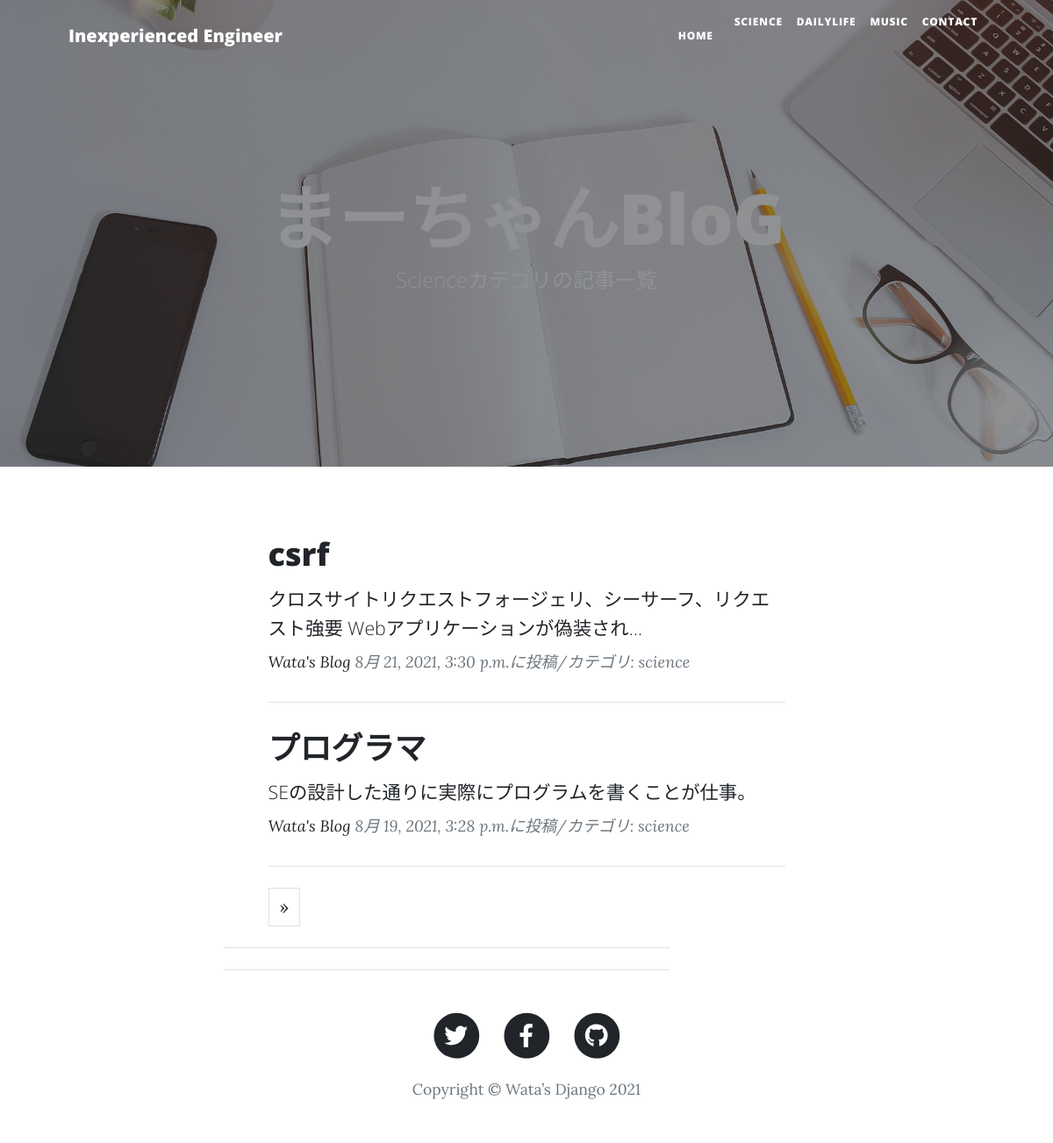
/science-list/, run on the app's committed database.
### blog/models.py (models this page shows, shortened)
class BlogPost(models.Model):
    CATEGORY = (("science", "科学のこと"),
                ("dailylife", "日常のこと"), ("music", "音楽のこと"))
    title = models.CharField(
        verbose_name='タイトル',  # フィールドのタイトル
        max_length=200  # 最大文字数は200
    )
    content = models.TextField(
        verbose_name='本文'  # フィールドのタイトル
    )
    posted_at = models.DateTimeField(
        verbose_name='投稿日時',  # フィールドのタイトル
        auto_now_add=True  # 日時を自動追加
    )
    category = models.CharField(
        verbose_name='カテゴリ',  # フィールドのタイトル
        max_length=50,  # 最大文字数は50
        choices=CATEGORY
    )

### blog/views.py (the view)
class ScienceView(ListView):
    template_name = 'science_list.html'
    model = BlogPost
    context_object_name = 'science_records'
    queryset = BlogPost.objects.filter(
        category='science').order_by('-posted_at')
    paginate_by = 2

### blog/templates/science_list.html (shortened to what this page needs)
{% extends 'base.html' %}
{% load static %}
{% block header %}
<header class="masthead"
        style="background-image: url({% static 'assets/img/home-bg.jpg' %})"
  <div class="container position-relative px-4 px-lg-5">
    <div class="row gx-4 gx-lg-5 justify-content-center">
      <div class="col-md-10 col-lg-8 col-xl-7">
        <div class="site-heading">
          <h1>まーちゃんBloG</h1>
          <span class="subheading">Scienceカテゴリの記事一覧</span>
        </div>
      </div>
    </div>
</header>
{% endblock %}
{% block contents %}
<div class="container px-4 px-lg-5">
  <div class="row gx-4 gx-lg-5 justify-content-center">
    <div class="col-md-10 col-lg-8 col-xl-7">
      {% for record in science_records %}
      <div class="post-preview">
        <a href="{% url 'blog:blog_detail' record.pk %}">
          <h2 class="post-title">
            {{record.title}}
          </h2>
          <h3 class="post-subtitle">
            <span style="font-size: 16pt">
              {{record.content|truncatechars:50}}
            </span>
          </h3>
        </a>
        <p class="post-meta">
          <a href="#">Wata's Blog</a>
          {{record.posted_at}}に投稿/カテゴリ:
          {{record.category}}
        </p>
      </div>
      <hr class="my-4" />
      {% endfor %}
      {% include "pagination.html" %}
    </div>
  </div>
</div>
<hr class="my-4" />
{% endblock %}

### blog/templates/base.html (shortened to what this page needs)
{% load static %}
<!DOCTYPE html>
<html lang="ja">
  <head>
    <link href="{% static 'css/styles.css' %}" rel="stylesheet" />
  </head>
  <body>
    <nav class="navbar navbar-expand-lg navbar-light" id="mainNav">
      <div class="container px-4 px-lg-5">
        <a class="navbar-brand" href="{% url 'blog:index' %}"
          >Inexperienced Engineer</a
        >
        <div class="collapse navbar-collapse" id="navbarResponsive">
          <ul class="navbar-nav ms-auto py-4 py-lg-0">
            <li class="nav-item">
              <a
                class="nav-link px-lg-3 py-3 py-lg-4"
                href="{% url 'blog:index' %}"
                >Home</a
              >
            </li>
            <li class="nav-item">
              <a class="nav-link" href="{% url 'blog:science_list' %}"
                >SCIENCE</a
              >
            </li>
            <li class="nav-item">
              <a class="nav-link" href="{% url 'blog:dailylife_list' %}"
                >DAILYLIFE</a
              >
            </li>
            <li class="nav-item">
              <a class="nav-link" href="{% url 'blog:music_list' %}">MUSIC</a>
            </li>
            <li class="nav-item">
              <a class="nav-link" href="{% url 'blog:contact' %}">CONTACT</a>
            </li>
          </ul>
        </div>
      </div>
    </nav>
    {% block header %}{% endblock %}
    {% block contents %}{% endblock %}
    <footer class="border-top">
      <div class="container px-4 px-lg-5">
        <div class="row gx-4 gx-lg-5 justify-content-center">
          <div class="col-md-10 col-lg-8 col-xl-7">
            <ul class="list-inline text-center">
              <li class="list-inline-item">
                <a href="https://www.twitter.com/">
                  <span class="fa-stack fa-lg">
                    <i class="fas fa-circle fa-stack-2x"></i>
                    <i class="fab fa-twitter fa-stack-1x fa-inverse"></i>
                  </span>
                </a>
              </li>
              <li class="list-inline-item">
                <a href="https://www.facebook.com/">
                  <span class="fa-stack fa-lg">
                    <i class="fas fa-circle fa-stack-2x"></i>
                    <i class="fab fa-facebook-f fa-stack-1x fa-inverse"></i>
                  </span>
                </a>
              </li>
              <li class="list-inline-item">
                <a href="https://github.co.jp">
                  <span class="fa-stack fa-lg">
                    <i class="fas fa-circle fa-stack-2x"></i>
                    <i class="fab fa-github fa-stack-1x fa-inverse"></i>
                  </span>
                </a>
              </li>
            </ul>
            <div class="small text-center text-muted">
              Copyright &copy; Wata’s Django 2021
            </div>
          </div>
        </div>
      </div>
    </footer>
  </body>
</html>

### blog/templates/pagination.html (shortened to what this page needs)
{% if is_paginated %}
  <ur class="pagination" style="justify=content:center">
    {% if page_obj.has_next %}
      <li class="page-item">
        <a class="page-link"
          href="?page={{ page_obj.next_page_number }}"
          aria-label="Next">
          <span aria-hidden="true">&raquo;</span>
        </a>
      </li>
    {% endif %}
{% endif %}

### data on the page
BlogPost: title "csrf", content "クロスサイトリクエストフォージェリ、シーサーフ、リクエスト強要 Webアプリケーションが偽装され…", posted_at "8月 21, 2021, 3:30 p.m.", category "science"
BlogPost: title "プログラマ", content "SEの設計した通りに実際にプログラムを書くことが仕事。", posted_at "8月 19, 2021, 3:28 p.m.", category "science"
